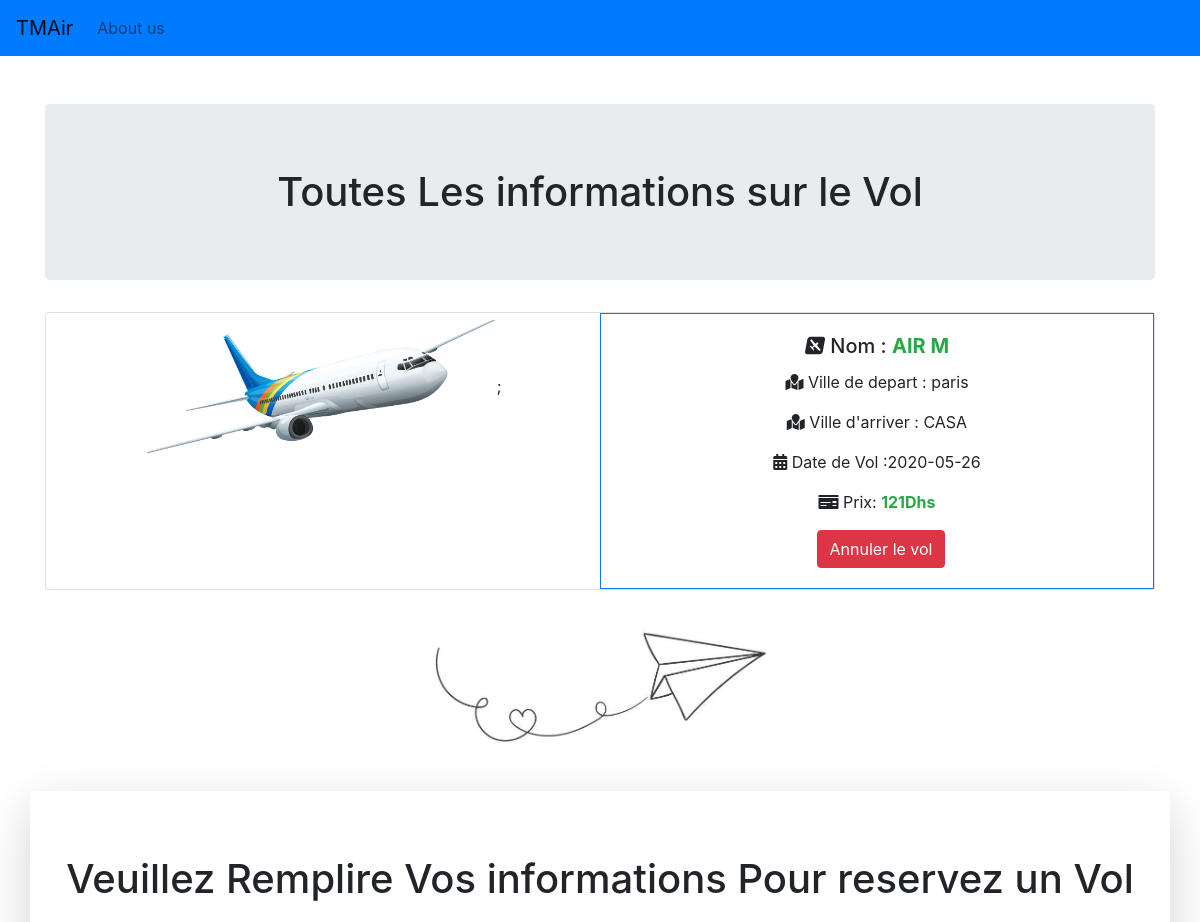
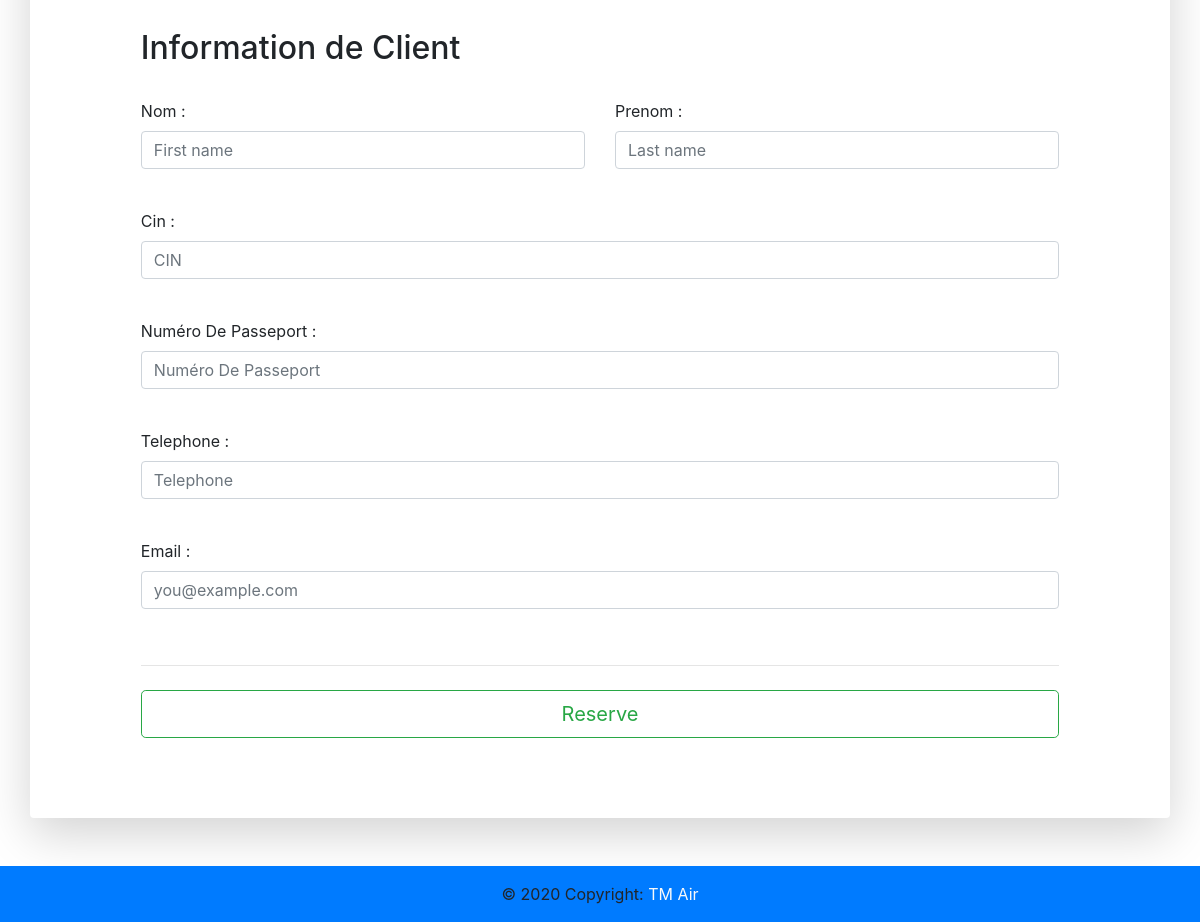
Screenshot of /FirstPage/read_one.php?id=27 with the database file from the repository (2 pictures, top to bottom).
### tables this page shows
CREATE TABLE `vols` (
  `id` int(11) NOT NULL,
  `name` varchar(255) NOT NULL,
  `price` int(10) NOT NULL,
  `image` text NOT NULL,
  `created` timestamp NOT NULL DEFAULT current_timestamp(),
  `pays_depart` varchar(111) NOT NULL,
  `pays_arrive` varchar(111) NOT NULL,
  `date_vol` date NOT NULL,
  `hour_vol` int(11) NOT NULL,
  `minute_vol` int(11) NOT NULL,
  `nb_place` int(11) NOT NULL
);

### FirstPage/read_one.php (the view, shortened to what this page needs)
<html>
 <head>
  <link rel="stylesheet" href="https://cdnjs.cloudflare.com/ajax/libs/font-awesome/5.11.2/css/all.css">
  <link rel="stylesheet" href="https://stackpath.bootstrapcdn.com/bootstrap/4.4.1/css/bootstrap.min.css">
 </head>
 <body>
 <nav class="navbar navbar-expand-lg navbar-light bg-primary">
  <a class="navbar-brand" href="#">TMAir</a>
  <div class="collapse navbar-collapse" id="navbarNav">
    <ul class="navbar-nav">
      <li class="nav-item">
        <a class="nav-link" href="#">About us</a>
      </li>
    </ul>
  </div>
</nav>
    <div class="container">
        <div class="page-header">
            <h1 style="text-align:center;" class="mt-5 jumbotron">Toutes Les informations sur le Vol </h1>
        </div>
         <?php
            $id=isset($_GET['id']) ? $_GET['id'] : die('ERROR: Record ID not found.');
            include '../data/connectdb.php';
            try {
                $query = "SELECT id, name, price,pays_depart,pays_arrive,date_vol,image FROM vols WHERE id = $id";
                $result = mysqli_query($conn,$query);
                $row =mysqli_fetch_array($result);
                $name = $row['name'];
                $date_vol=$row['date_vol'];
                $pays_depart = $row['pays_depart'];
                $price = $row['price'];
                $image=$row['image'];
                $pays_arrive=$row['pays_arrive'];
            }
            catch(PDOException $exception){
                die('ERROR: ' . $exception->getMessage());
            }
        ?>
            <div class="card mb-3" >
                <div class="row no-gutters">
                    <div class="col-md-6  text-center hover">
                        <img   src='<?php echo "image/{$image}" ?>' style='height:150px; '>;
                    </div>
                    <div class="col-md-6">
                    <div class="card-body   text-center border border-primary ">
                        <h5 class="card-title "><i class="fab fa-avianex"></i> Nom : <span class="font-weight-bold text-success"> <?php echo "{$name}" ?><span></h5>
                        <p class="card-text"><i class="fas fa-map-marked"></i> Ville de depart : <span class="text-center "> <?php echo "{$pays_depart}" ?></span></p>
                        <p class="card-text"><i class="fas fa-map-marked"></i> Ville d'arriver : <span class="text-center"> <?php echo "{$pays_arrive}" ?></span></p>
                        <p class="card-text"><i class="fas fa-calendar-alt"></i> Date de Vol :<span class="text-center"><?php echo "{$date_vol}" ?></span></p>
                        <p class="card-text"><i class="fas fa-money-check "></i> Prix: <span class="text-center font-weight-bold text-success"><?php echo "{$price}" ?>Dhs</span></p>
                        <a href='index.php' class='btn btn-danger ml-2'>Annuler le vol</a>
                    </div>
                    </div>
                </div>
            </div>
    </div>
    <br>
    <div class="container">
        <div class="">
            <center>
                <img src="image/back_img3.jpg" alt="" style="width: 30%;">
            </center>
        </div>
    </div>
    <div class="container shadow-lg p-3 mt-5 mb-5 bg-white rounded">
            <h1 class="text-center mt-5">Veuillez Remplire Vos informations Pour reservez un Vol</h1>
        <div class="row mb-5 mt-5">
            <div class="col-md-1 order-md-1"></div>
            <div class="col-md-10 order-md-1">
                <form class="needs-validation" method='POST' action='reservation_submit.php'>
                    <h2>Information de Client</h2><br>
                    <div class="row">
                        <div class="col-md-6 mb-3">
                            <label for="text">Nom :</label>
                            <input type="text" name="nom_client" class="form-control" id="firstName" placeholder="First name" required>
                        </div>
                        <div class="col-md-6 mb-3">
                            <label for="text">Prenom :</label>
                            <input type="text" name="prenom_client" class="form-control" id="lastName" placeholder="Last name" required>
                        </div>
                    </div><br>
                    <div class="mb-3">
                        <label for="text">Cin :</label>
                        <input type="text" name="cin_client" class="form-control text-uppercase" id="cin" placeholder="CIN" required>
                    </div><br>
                    <div class="mb-3">
                        <label for="text">Numéro De Passeport :</label>
                        <input type="text" name="num_pasport" class="form-control" id="num_pasport" placeholder="Numéro De Passeport" required>
                    </div><br>
                    <div class="mb-3">
                        <label for="example-tel-input">Telephone :</label>
                        <input type="number" name="phon" class="form-control" id="example-tel-input" placeholder="Telephone" required>
                    </div><br>
                    <div class="mb-3">
                        <label for="text">Email :</label>
                        <input type="text" name="email" class="form-control" id="email" placeholder="you@example.com" required>
                    </div><br>
                    <hr class="mb-4">
                    <button class="btn btn-outline-success btn-lg btn-block" type="submit"  name="submit">Reserve</button>
                </form>
            </div>
            <div class="col-md-1 order-md-1">
            </div>
        </div>
    </div>
    <footer class="page-footer font-small bg-primary">
<div class="footer-copyright text-center mt-5 py-3 mb-0">© 2020 Copyright:<a href="" class="text-light"> TM Air</a></div>
</footer>
</body>
</html>

### rows the page displays
vols: image (picture), name "AIR M", pays_depart "paris", pays_arrive "CASA", date_vol "2020-05-26", price "121"
